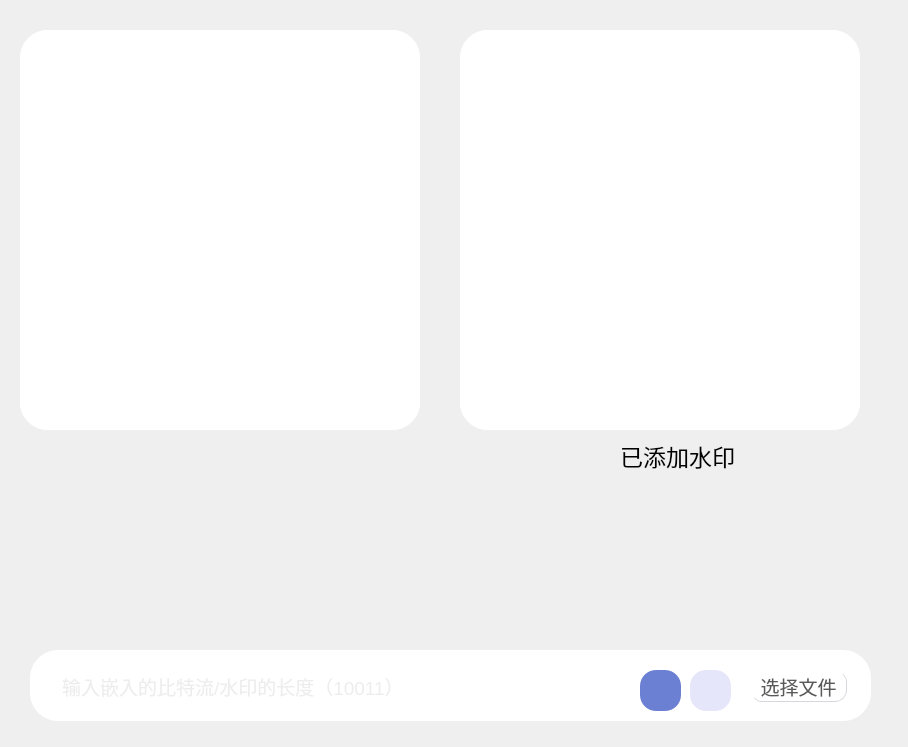
                <widget class="QWidget" name="scrollAreaWidgetContents_2">
                 <property name="geometry">
                  <rect>
                   <x>0</x>
                   <y>0</y>
                   <width>908</width>
                   <height>747</height>
                  </rect>
                 </property>
                 <widget class="QWidget" name="widget_26" native="true">
                  <property name="geometry">
                   <rect>
                    <x>30</x>
                    <y>650</y>
                    <width>841</width>
                    <height>71</height>
                   </rect>
                  </property>
                  <property name="minimumSize">
                   <size>
                    <width>361</width>
                    <height>0</height>
                   </size>
                  </property>
                  <property name="maximumSize">
                   <size>
                    <width>176666</width>
                    <height>17666</height>
                   </size>
                  </property>
                  <property name="styleSheet">
                   <string notr="true">background-color: rgb(255, 255, 255);
border-radius:28px</string>
                  </property>
                  <widget class="QFrame" name="frame_10">
                   <property name="geometry">
                    <rect>
                     <x>720</x>
                     <y>10</y>
                     <width>101</width>
                     <height>51</height>
                    </rect>
                   </property>
                   <property name="styleSheet">
                    <string notr="true">QFrame{
	background-color: rgb(255, 255, 255);
border:0px solid red;
border-radius:30px
}</string>
                   </property>
                   <property name="frameShape">
                    <enum>QFrame::StyledPanel</enum>
                   </property>
                   <property name="frameShadow">
                    <enum>QFrame::Raised</enum>
                   </property>
                   <widget class="QPushButton" name="pushButton_6">
                    <property name="geometry">
                     <rect>
                      <x>0</x>
                      <y>10</y>
                      <width>100</width>
                      <height>32</height>
                     </rect>
                    </property>
                    <property name="minimumSize">
                     <size>
                      <width>100</width>
                      <height>32</height>
                     </size>
                    </property>
                    <property name="font">
                     <font>
                      <pointsize>14</pointsize>
                     </font>
                    </property>
                    <property name="styleSheet">
                     <string notr="true">QPushButton{
	margin-right:3px;
 
	color: rgba(0, 0, 0, 166);
	background-color: rgb(255, 255, 255);
	border:1px outset rgb(212, 215, 220);
border-radius:12px;
}
QPushButton:hover {

}
QPushButton:pressed {

}
</string>
                    </property>
                    <property name="text">
                     <string>选择文件</string>
                    </property>
                   </widget>
                  </widget>
                  <widget class="QFrame" name="frame_13">
                   <property name="geometry">
                    <rect>
                     <x>10</x>
                     <y>10</y>
                     <width>551</width>
                     <height>51</height>
                    </rect>
                   </property>
                   <property name="frameShape">
                    <enum>QFrame::StyledPanel</enum>
                   </property>
                   <property name="frameShadow">
                    <enum>QFrame::Raised</enum>
                   </property>
                   <widget class="QLineEdit" name="lineEdit_4">
                    <property name="geometry">
                     <rect>
                      <x>20</x>
                      <y>10</y>
                      <width>681</width>
                      <height>32</height>
                     </rect>
                    </property>
                    <property name="minimumSize">
                     <size>
                      <width>0</width>
                      <height>32</height>
                     </size>
                    </property>
                    <property name="palette">
                     <palette>
                      <active>
                       <colorrole role="WindowText">
                        <brush brushstyle="SolidPattern">
                         <color alpha="35">
                          <red>0</red>
                          <green>0</green>
                          <blue>0</blue>
                         </color>
                        </brush>
                       </colorrole>
                       <colorrole role="Button">
                        <brush brushstyle="SolidPattern">
                         <color alpha="255">
                          <red>255</red>
                          <green>255</green>
                          <blue>255</blue>
                         </color>
                        </brush>
                       </colorrole>
                       <colorrole role="Text">
                        <brush brushstyle="SolidPattern">
                         <color alpha="35">
                          <red>0</red>
                          <green>0</green>
                          <blue>0</blue>
                         </color>
                        </brush>
                       </colorrole>
                       <colorrole role="ButtonText">
                        <brush brushstyle="SolidPattern">
                         <color alpha="35">
                          <red>0</red>
                          <green>0</green>
                          <blue>0</blue>
                         </color>
                        </brush>
                       </colorrole>
                       <colorrole role="Base">
                        <brush brushstyle="SolidPattern">
                         <color alpha="255">
                          <red>255</red>
                          <green>255</green>
                          <blue>255</blue>
                         </color>
                        </brush>
                       </colorrole>
                       <colorrole role="Window">
                        <brush brushstyle="SolidPattern">
                         <color alpha="255">
                          <red>255</red>
                          <green>255</green>
                          <blue>255</blue>
                         </color>
                        </brush>
                       </colorrole>
                       <colorrole role="PlaceholderText">
                        <brush brushstyle="NoBrush">
                         <color alpha="128">
                          <red>0</red>
                          <green>0</green>
                          <blue>0</blue>
                         </color>
                        </brush>
                       </colorrole>
                      </active>
                      <inactive>
                       <colorrole role="WindowText">
                        <brush brushstyle="SolidPattern">
                         <color alpha="35">
                          <red>0</red>
                          <green>0</green>
                          <blue>0</blue>
                         </color>
                        </brush>
                       </colorrole>
                       <colorrole role="Button">
                        <brush brushstyle="SolidPattern">
                         <color alpha="255">
                          <red>255</red>
                          <green>255</green>
                          <blue>255</blue>
                         </color>
                        </brush>
                       </colorrole>
                       <colorrole role="Text">
                        <brush brushstyle="SolidPattern">
                         <color alpha="35">
                          <red>0</red>
                          <green>0</green>
                          <blue>0</blue>
                         </color>
                        </brush>
                       </colorrole>
                       <colorrole role="ButtonText">
                        <brush brushstyle="SolidPattern">
                         <color alpha="35">
                          <red>0</red>
                          <green>0</green>
                          <blue>0</blue>
                         </color>
                        </brush>
                       </colorrole>
                       <colorrole role="Base">
                        <brush brushstyle="SolidPattern">
                         <color alpha="255">
                          <red>255</red>
                          <green>255</green>
                          <blue>255</blue>
                         </color>
                        </brush>
                       </colorrole>
                       <colorrole role="Window">
                        <brush brushstyle="SolidPattern">
                         <color alpha="255">
                          <red>255</red>
                          <green>255</green>
                          <blue>255</blue>
                         </color>
                        </brush>
                       </colorrole>
                       <colorrole role="PlaceholderText">
                        <brush brushstyle="NoBrush">
                         <color alpha="128">
                          <red>0</red>
                          <green>0</green>
                          <blue>0</blue>
                         </color>
                        </brush>
                       </colorrole>
                      </inactive>
                      <disabled>
                       <colorrole role="WindowText">
                        <brush brushstyle="SolidPattern">
                         <color alpha="35">
                          <red>0</red>
                          <green>0</green>
                          <blue>0</blue>
                         </color>
                        </brush>
                       </colorrole>
                       <colorrole role="Button">
                        <brush brushstyle="SolidPattern">
                         <color alpha="255">
                          <red>255</red>
                          <green>255</green>
                          <blue>255</blue>
                         </color>
                        </brush>
                       </colorrole>
                       <colorrole role="Text">
                        <brush brushstyle="SolidPattern">
                         <color alpha="35">
                          <red>0</red>
                          <green>0</green>
                          <blue>0</blue>
                         </color>
                        </brush>
                       </colorrole>
                       <colorrole role="ButtonText">
                        <brush brushstyle="SolidPattern">
                         <color alpha="35">
                          <red>0</red>
                          <green>0</green>
                          <blue>0</blue>
                         </color>
                        </brush>
                       </colorrole>
                       <colorrole role="Base">
                        <brush brushstyle="SolidPattern">
                         <color alpha="255">
                          <red>255</red>
                          <green>255</green>
                          <blue>255</blue>
                         </color>
                        </brush>
                       </colorrole>
                       <colorrole role="Window">
                        <brush brushstyle="SolidPattern">
                         <color alpha="255">
                          <red>255</red>
                          <green>255</green>
                          <blue>255</blue>
                         </color>
                        </brush>
                       </colorrole>
                       <colorrole role="PlaceholderText">
                        <brush brushstyle="NoBrush">
                         <color alpha="128">
                          <red>0</red>
                          <green>0</green>
                          <blue>0</blue>
                         </color>
                        </brush>
                       </colorrole>
                      </disabled>
                     </palette>
                    </property>
                    <property name="font">
                     <font>
                      <pointsize>14</pointsize>
                     </font>
                    </property>
                    <property name="styleSheet">
                     <string notr="true">color: rgba(0, 0, 0, 35);
border:none;</string>
                    </property>
                    <property name="placeholderText">
                     <string>输入嵌入的比特流/水印的长度（10011）</string>
                    </property>
                   </widget>
                  </widget>
                  <widget class="QPushButton" name="pushButton_7">
                   <property name="geometry">
                    <rect>
                     <x>660</x>
                     <y>20</y>
                     <width>41</width>
                     <height>41</height>
                    </rect>
                   </property>
                   <property name="styleSheet">
                    <string notr="true">background-color: qlineargradient(x0:0, y0:1, x1:1, y1:1,stop:0.4  rgb(230,230,250));
image: url(:/buttom/img/buttom/放大_zoom-in.svg);
border-radius:16px;
padding:8px;</string>
                   </property>
                   <property name="text">
                    <string/>
                   </property>
                  </widget>
                  <widget class="QPushButton" name="pushButton_8">
                   <property name="geometry">
                    <rect>
                     <x>610</x>
                     <y>20</y>
                     <width>41</width>
                     <height>41</height>
                    </rect>
                   </property>
                   <property name="styleSheet">
                    <string notr="true">background-color: qlineargradient(x0:0, y0:1, x1:1, y1:1,stop:0.4  rgb(107, 128, 210));
image: url(:/buttom_white/img/buttom_white/发送_send.svg);
border-radius:16px;
padding:8px;</string>
                   </property>
                   <property name="text">
                    <string/>
                   </property>
                  </widget>
                 </widget>
                 <widget class="QWidget" name="widget_27" native="true">
                  <property name="geometry">
                   <rect>
                    <x>460</x>
                    <y>30</y>
                    <width>400</width>
                    <height>400</height>
                   </rect>
                  </property>
                  <property name="minimumSize">
                   <size>
                    <width>361</width>
                    <height>0</height>
                   </size>
                  </property>
                  <property name="maximumSize">
                   <size>
                    <width>176666</width>
                    <height>17666</height>
                   </size>
                  </property>
                  <property name="styleSheet">
                   <string notr="true">background-color: rgb(255, 255, 255);
border-radius:28px</string>
                  </property>
                  <layout class="QHBoxLayout" name="horizontalLayout_19">
                   <item>
                    <widget class="QGraphicsView" name="graphicsView_5"/>
                   </item>
                  </layout>
                 </widget>
                 <widget class="QWidget" name="widget_28" native="true">
                  <property name="geometry">
                   <rect>
                    <x>20</x>
                    <y>30</y>
                    <width>400</width>
                    <height>400</height>
                   </rect>
                  </property>
                  <property name="minimumSize">
                   <size>
                    <width>361</width>
                    <height>0</height>
                   </size>
                  </property>
                  <property name="maximumSize">
                   <size>
                    <width>176666</width>
                    <height>17666</height>
                   </size>
                  </property>
                  <property name="styleSheet">
                   <string notr="true">background-color: rgb(255, 255, 255);
border-radius:28px</string>
                  </property>
                  <layout class="QHBoxLayout" name="horizontalLayout_20">
                   <item>
                    <widget class="QGraphicsView" name="graphicsView_6"/>
                   </item>
                  </layout>
                 </widget>
                 <widget class="QLabel" name="label_7">
                  <property name="geometry">
                   <rect>
                    <x>620</x>
                    <y>430</y>
                    <width>161</width>
                    <height>51</height>
                   </rect>
                  </property>
                  <property name="font">
                   <font>
                    <family>Microsoft YaHei</family>
                    <pointsize>17</pointsize>
                   </font>
                  </property>
                  <property name="text">
                   <string>已添加水印</string>
                  </property>
                 </widget>
                </widget>
